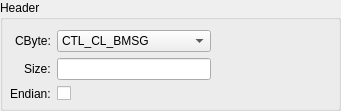
   <widget class="QGroupBox" name="groupBox_10">
    <property name="geometry">
     <rect>
      <x>10</x>
      <y>20</y>
      <width>341</width>
      <height>111</height>
     </rect>
    </property>
    <property name="title">
     <string>Header</string>
    </property>
    <widget class="QWidget" name="formLayoutWidget_12">
     <property name="geometry">
      <rect>
       <x>10</x>
       <y>20</y>
       <width>201</width>
       <height>91</height>
      </rect>
     </property>
     <layout class="QFormLayout" name="formLayout_12">
      <property name="fieldGrowthPolicy">
       <enum>QFormLayout::AllNonFixedFieldsGrow</enum>
      </property>
      <property name="rowWrapPolicy">
       <enum>QFormLayout::DontWrapRows</enum>
      </property>
      <property name="labelAlignment">
       <set>Qt::AlignRight|Qt::AlignTrailing|Qt::AlignVCenter</set>
      </property>
      <property name="formAlignment">
       <set>Qt::AlignLeading|Qt::AlignLeft|Qt::AlignVCenter</set>
      </property>
      <item row="0" column="0">
       <widget class="QLabel" name="label_55">
        <property name="text">
         <string>CByte:</string>
        </property>
        <property name="buddy">
         <cstring>receiveHeaderCByte</cstring>
        </property>
       </widget>
      </item>
      <item row="0" column="1">
       <widget class="QComboBox" name="headerCByte">
        <property name="enabled">
         <bool>true</bool>
        </property>
        <property name="layoutDirection">
         <enum>Qt::LeftToRight</enum>
        </property>
        <property name="currentIndex">
         <number>0</number>
        </property>
        <item>
         <property name="text">
          <string>CTL_CL_BMSG</string>
         </property>
        </item>
        <item>
         <property name="text">
          <string>CTL_CL_PMSG</string>
         </property>
        </item>
        <item>
         <property name="text">
          <string>CTL_CL_FIG</string>
         </property>
        </item>
        <item>
         <property name="text">
          <string>CTL_CL_DRW</string>
         </property>
        </item>
        <item>
         <property name="text">
          <string>CTL_CL_CLIST</string>
         </property>
        </item>
        <item>
         <property name="text">
          <string>CTL_CL_PWD</string>
         </property>
        </item>
        <item>
         <property name="text">
          <string>CTL_CL_FILEASK</string>
         </property>
        </item>
        <item>
         <property name="text">
          <string>CTL_CL_FILEOK</string>
         </property>
        </item>
        <item>
         <property name="text">
          <string>CTL_CL_DISC</string>
         </property>
        </item>
        <item>
         <property name="text">
          <string>CTL_CL_NAME</string>
         </property>
        </item>
        <item>
         <property name="text">
          <string>CTL_SV_CLRM</string>
         </property>
        </item>
        <item>
         <property name="text">
          <string>CTL_SV_CLADD</string>
         </property>
        </item>
        <item>
         <property name="text">
          <string>CTL_SV_CLIST</string>
         </property>
        </item>
        <item>
         <property name="text">
          <string>CTL_SV_PWDASK</string>
         </property>
        </item>
        <item>
         <property name="text">
          <string>CTL_SV_PWDOK</string>
         </property>
        </item>
        <item>
         <property name="text">
          <string>CTL_SV_PWDFAIL</string>
         </property>
        </item>
        <item>
         <property name="text">
          <string>CTL_SV_FILE</string>
         </property>
        </item>
        <item>
         <property name="text">
          <string>CTL_SV_ID</string>
         </property>
        </item>
        <item>
         <property name="text">
          <string>CTL_SV_NAMEINUSE</string>
         </property>
        </item>
        <item>
         <property name="text">
          <string>CTL_FAIL</string>
         </property>
        </item>
       </widget>
      </item>
      <item row="1" column="1">
       <widget class="QLineEdit" name="headerSSize">
        <property name="enabled">
         <bool>true</bool>
        </property>
        <property name="alignment">
         <set>Qt::AlignRight|Qt::AlignTrailing|Qt::AlignVCenter</set>
        </property>
       </widget>
      </item>
      <item row="1" column="0">
       <widget class="QLabel" name="label_56">
        <property name="text">
         <string>Size:</string>
        </property>
        <property name="buddy">
         <cstring>receiveHeaderSSize</cstring>
        </property>
       </widget>
      </item>
      <item row="2" column="0">
       <widget class="QLabel" name="label_57">
        <property name="text">
         <string>Endian:</string>
        </property>
        <property name="buddy">
         <cstring>receiveHeaderEndian</cstring>
        </property>
       </widget>
      </item>
      <item row="2" column="1">
       <widget class="QCheckBox" name="headerEndian">
        <property name="enabled">
         <bool>true</bool>
        </property>
        <property name="text">
         <string/>
        </property>
       </widget>
      </item>
     </layout>
    </widget>
   </widget>
